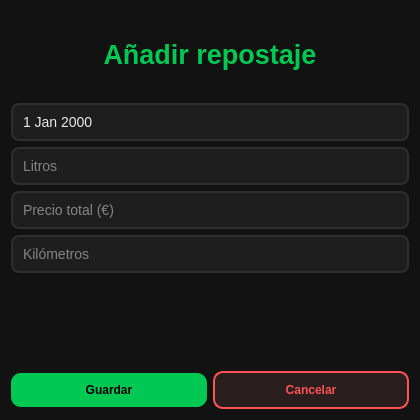
<?xml version="1.0" encoding="UTF-8"?>
<ui version="4.0">
 <class>AddRepostajeView</class>
 <widget class="QWidget" name="AddRepostajeView">
  <property name="geometry">
   <rect>
    <x>0</x>
    <y>0</y>
    <width>420</width>
    <height>420</height>
   </rect>
  </property>
  <property name="windowTitle">
   <string>Añadir repostaje</string>
  </property>

  <property name="styleSheet">
   <string>
QWidget {
    background-color: #121212;
    color: #eaeaea;
    font-family: Segoe UI;
}

QLabel#labelTitulo {
    color: #00c853;
}

QDateEdit, QLineEdit {
    background-color: #1e1e1e;
    border: 2px solid #2e2e2e;
    border-radius: 8px;
    padding: 8px;
    font-size: 14px;
}

QDateEdit::drop-down {
    border: none;
}

QLineEdit:focus, QDateEdit:focus {
    border: 2px solid #00c853;
}

QPushButton {
    background-color: #00c853;
    border-radius: 10px;
    padding: 10px 18px;
    font-weight: bold;
    color: #000000;
}

QPushButton:hover {
    background-color: #00e676;
}

QPushButton#btnCancel {
    background-color: #2a1e1e;
    border: 2px solid #ff5252;
    color: #ff5252;
}

QPushButton#btnCancel:hover {
    background-color: #ff5252;
    color: #000000;
}

QLabel#labelMensaje {
    color: #ff5252;
    font-size: 12px;
}
   </string>
  </property>

  <layout class="QVBoxLayout">

   <!-- TÍTULO -->
   <item>
    <widget class="QLabel" name="labelTitulo">
     <property name="text">
      <string>Añadir repostaje</string>
     </property>
     <property name="alignment">
      <set>Qt::AlignCenter</set>
     </property>
     <property name="font">
      <font>
       <pointsize>20</pointsize>
       <bold>true</bold>
      </font>
     </property>
    </widget>
   </item>

   <!-- FECHA -->
   <item>
    <widget class="QDateEdit" name="inputFecha">
     <property name="calendarPopup">
      <bool>true</bool>
     </property>
    </widget>
   </item>

   <!-- LITROS -->
   <item>
    <widget class="QLineEdit" name="inputLitros">
     <property name="placeholderText">
      <string>Litros</string>
     </property>
    </widget>
   </item>

   <!-- PRECIO -->
   <item>
    <widget class="QLineEdit" name="inputPrecio">
     <property name="placeholderText">
      <string>Precio total (€)</string>
     </property>
    </widget>
   </item>

   <!-- KILÓMETROS -->
   <item>
    <widget class="QLineEdit" name="inputKilometros">
     <property name="placeholderText">
      <string>Kilómetros</string>
     </property>
    </widget>
   </item>

   <!-- MENSAJE ERROR -->
   <item>
    <widget class="QLabel" name="labelMensaje">
     <property name="visible">
      <bool>false</bool>
     </property>
     <property name="alignment">
      <set>Qt::AlignCenter</set>
     </property>
    </widget>
   </item>

   <!-- BOTONES -->
   <item>
    <layout class="QHBoxLayout">

     <item>
      <widget class="QPushButton" name="btnSave">
       <property name="text">
        <string>Guardar</string>
       </property>
      </widget>
     </item>

     <item>
      <widget class="QPushButton" name="btnCancel">
       <property name="text">
        <string>Cancelar</string>
       </property>
      </widget>
     </item>

    </layout>
   </item>

  </layout>
 </widget>
 <resources/>
 <connections/>
</ui>
